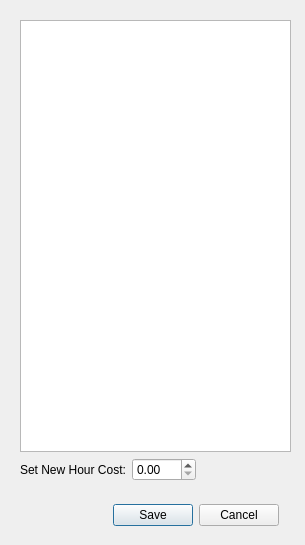
<?xml version="1.0" encoding="UTF-8"?>
<ui version="4.0">
 <class>Config_Set_Hour_Cost</class>
 <widget class="QDialog" name="Config_Set_Hour_Cost">
  <property name="geometry">
   <rect>
    <x>0</x>
    <y>0</y>
    <width>305</width>
    <height>545</height>
   </rect>
  </property>
  <property name="minimumSize">
   <size>
    <width>280</width>
    <height>0</height>
   </size>
  </property>
  <property name="maximumSize">
   <size>
    <width>99999</width>
    <height>99999</height>
   </size>
  </property>
  <property name="windowTitle">
   <string>Work Hour Cost</string>
  </property>
  <property name="windowIcon">
   <iconset resource="resources/images.qrc">
    <normaloff>:/emoticons/service.png</normaloff>:/emoticons/service.png</iconset>
  </property>
  <property name="layoutDirection">
   <enum>Qt::LeftToRight</enum>
  </property>
  <widget class="QDialogButtonBox" name="buttonBox">
   <property name="geometry">
    <rect>
     <x>90</x>
     <y>490</y>
     <width>189</width>
     <height>51</height>
    </rect>
   </property>
   <property name="sizePolicy">
    <sizepolicy hsizetype="Expanding" vsizetype="Expanding">
     <horstretch>0</horstretch>
     <verstretch>0</verstretch>
    </sizepolicy>
   </property>
   <property name="focusPolicy">
    <enum>Qt::StrongFocus</enum>
   </property>
   <property name="standardButtons">
    <set>QDialogButtonBox::Cancel|QDialogButtonBox::Save</set>
   </property>
  </widget>
  <widget class="QLabel" name="lbl_Emoticon">
   <property name="geometry">
    <rect>
     <x>20</x>
     <y>480</y>
     <width>51</width>
     <height>61</height>
    </rect>
   </property>
   <property name="text">
    <string/>
   </property>
   <property name="pixmap">
    <pixmap resource="resources/images.qrc">:/emoticons/tux.png</pixmap>
   </property>
  </widget>
  <widget class="QWidget" name="">
   <property name="geometry">
    <rect>
     <x>20</x>
     <y>20</y>
     <width>271</width>
     <height>461</height>
    </rect>
   </property>
   <layout class="QVBoxLayout" name="verticalLayout">
    <item>
     <widget class="QTableView" name="table_Hour_Cost_History">
      <property name="focusPolicy">
       <enum>Qt::NoFocus</enum>
      </property>
      <property name="editTriggers">
       <set>QAbstractItemView::NoEditTriggers</set>
      </property>
      <property name="showDropIndicator" stdset="0">
       <bool>false</bool>
      </property>
      <property name="dragDropOverwriteMode">
       <bool>false</bool>
      </property>
     </widget>
    </item>
    <item>
     <layout class="QHBoxLayout" name="horizontalLayout">
      <item alignment="Qt::AlignRight">
       <widget class="QLabel" name="label">
        <property name="text">
         <string>Set New Hour Cost:</string>
        </property>
       </widget>
      </item>
      <item>
       <widget class="QDoubleSpinBox" name="double_Spin_Hour_Cost">
        <property name="maximum">
         <double>999.990000000000009</double>
        </property>
        <property name="singleStep">
         <double>1.000000000000000</double>
        </property>
       </widget>
      </item>
      <item>
       <spacer name="horizontalSpacer">
        <property name="orientation">
         <enum>Qt::Horizontal</enum>
        </property>
        <property name="sizeHint" stdset="0">
         <size>
          <width>40</width>
          <height>20</height>
         </size>
        </property>
       </spacer>
      </item>
     </layout>
    </item>
   </layout>
  </widget>
 </widget>
 <tabstops>
  <tabstop>double_Spin_Hour_Cost</tabstop>
  <tabstop>buttonBox</tabstop>
 </tabstops>
 <resources>
  <include location="resources/images.qrc"/>
 </resources>
 <connections/>
</ui>
